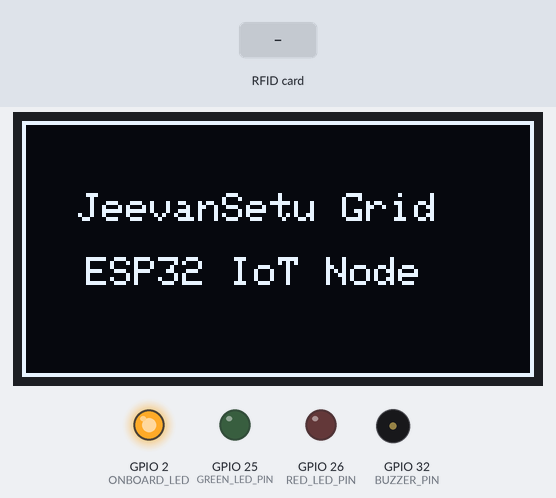
The program below on a simulated ESP32. Parts: 128×64 one-colour display, output pins drawn as LEDs (lit = HIGH), buzzer (waves = sounding). The inputs (shaded band) are chosen by the test bench. What the program prints to the serial monitor is not drawn.

Above: at 1.4 s.
At 3.5 s:
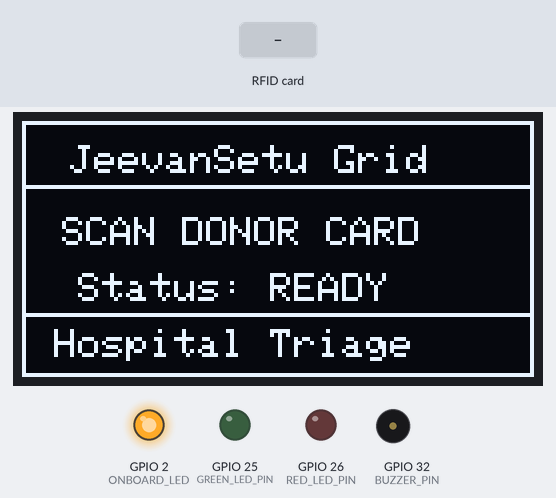
3.6 s: RFID card A4 8B 2F 10 held to the reader
At 5.1 s:
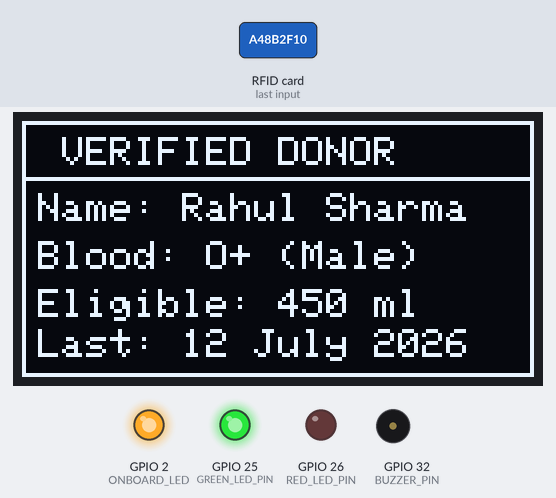
6.1 s: RFID card 5E 7A 19 C4 held to the reader
At 9.1 s:
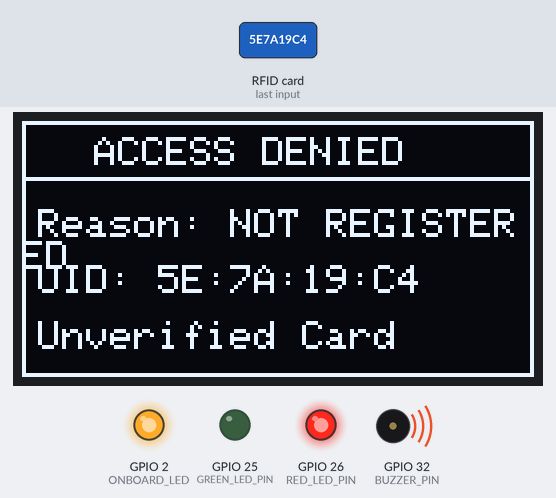
Timing chart, 0 to 14.2 s (numbered marks = the images above; inputs shaded):
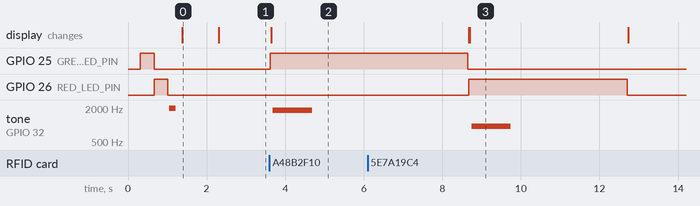

The program:

main.cpp
```cpp
/**
 * ==============================================================================
 * JeevanSetu - IoT Hardware Donor Verification System
 * Platform: ESP32 NodeMCU / DevKit V1
 *
 * Hardware Pin Connections:
 *   1. RC522 SDA/SS  -> GPIO 5
 *   2. RC522 SCK     -> GPIO 18
 *   3. RC522 MOSI    -> GPIO 23
 *   4. RC522 MISO    -> GPIO 19
 *   5. RC522 IRQ     -> NC (Not Connected)
 *   6. RC522 GND     -> GND
 *   7. RC522 RST     -> GPIO 27
 *   8. RC522 3.3V    -> 3.3V
 *   9. OLED VCC      -> 3.3V
 *  10. OLED GND      -> GND
 *  11. OLED SDA      -> GPIO 21
 *  12. OLED SCL      -> GPIO 22
 *  13. Green LED (+) -> GPIO 25 via 220 Ohm
 *  14. Green LED (-) -> GND
 *  15. Red LED (+)   -> GPIO 26 via 220 Ohm
 *  16. Red LED (-)   -> GND
 *  17. Buzzer (+)    -> GPIO 32
 *  18. Buzzer (-)    -> GND
 *  19. Onboard LED   -> GPIO 2 (Blue status indicator)
 * ==============================================================================
 */

#include <Arduino.h>
#include <SPI.h>
#include <Wire.h>
#include <MFRC522.h>
#include <Adafruit_GFX.h>
#include <Adafruit_SSD1306.h>

// --- PIN DEFINITIONS (EXACT SPECIFICATION) ---
#define RC522_SS_PIN   5
#define RC522_RST_PIN  27
#define RC522_SCK_PIN  18
#define RC522_MOSI_PIN 23
#define RC522_MISO_PIN 19

#define OLED_SDA_PIN   21
#define OLED_SCL_PIN   22

#define GREEN_LED_PIN  25  // 220 Ohm to Anode
#define RED_LED_PIN    26  // 220 Ohm to Anode
#define BUZZER_PIN     32  // Buzzer Positive (+)
#define ONBOARD_LED    2   // ESP32 Onboard Blue LED

// --- OLED CONFIGURATION ---
#define SCREEN_WIDTH 128
#define SCREEN_HEIGHT 64
#define OLED_RESET -1

Adafruit_SSD1306 display(SCREEN_WIDTH, SCREEN_HEIGHT, &Wire, OLED_RESET);
MFRC522 mfrc522(RC522_SS_PIN, RC522_RST_PIN);

uint8_t oledI2CAddress = 0x3C;
bool oledReady = false;

// Donor Registry Structure
struct DonorRecord {
  const char* uid;
  const char* name;
  const char* gender; // "Male" or "Female"
  const char* bloodGroup;
  int weightKg;
  const char* lastDonationDate;
  int daysSinceLastDonation;
  bool isAuthorized;
};

// Database of registered donors: ONLY Rahul Sharma is registered, ALL other cards are UNREGISTERED
const DonorRecord REGISTERED_DONORS[] = {
  { "A4:8B:2F:10", "Rahul Sharma",  "Male",   "O+",  68, "12 July 2026",   110, true }
};
const int NUM_REGISTERED_DONORS = sizeof(REGISTERED_DONORS) / sizeof(REGISTERED_DONORS[0]);

// Function Prototypes
void runHardwareSelfTest();
void initOledWithScanner();
void displayIdleScreen();
void displayVerifiedDonor(const DonorRecord& donor, const char* eligibleQty);
void displayAccessDenied(const char* reason, const char* cardUid);
void triggerBuzzerOneSecond(bool isSuccess);
String getCardUidString();

void setup() {
  Serial.begin(115200);
  delay(300);
  Serial.println("\n========================================================");
  Serial.println("  JeevanSetu ESP32 RFID Donor Verification System");
  Serial.println("========================================================");

  // 1. Configure Output Pins
  pinMode(GREEN_LED_PIN, OUTPUT);
  pinMode(RED_LED_PIN, OUTPUT);
  pinMode(BUZZER_PIN, OUTPUT);
  pinMode(ONBOARD_LED, OUTPUT);

  // Turn ON Onboard Blue LED to prove the ESP32 is powered & executing code!
  digitalWrite(ONBOARD_LED, HIGH);

  // 2. Run Hardware Self-Test: flashes LEDs and sounds buzzer
  runHardwareSelfTest();

  // 3. Initialize I2C for SSD1306 OLED (SDA 21, SCL 22 at 100kHz standard mode)
  Wire.begin(OLED_SDA_PIN, OLED_SCL_PIN);
  Wire.setClock(100000); // 100 kHz for high stability on jumper wires
  delay(150);            // Allow OLED internal charge pump to stabilize
  initOledWithScanner();

  // 4. Initialize SPI bus for RC522 (SCK 18, MISO 19, MOSI 23, SS 5)
  SPI.begin(RC522_SCK_PIN, RC522_MISO_PIN, RC522_MOSI_PIN, RC522_SS_PIN);
  mfrc522.PCD_Init();
  delay(50);

  Serial.println("[RC522] RFID reader ready.");
  mfrc522.PCD_DumpVersionToSerial();

  // Ready Screen
  displayIdleScreen();
  Serial.println("[SYSTEM READY] Present RFID card to scan...");
}

void loop() {
  // Check if a new RFID card is presented
  if (!mfrc522.PICC_IsNewCardPresent()) {
    delay(40);
    return;
  }

  if (!mfrc522.PICC_ReadCardSerial()) {
    delay(40);
    return;
  }

  // Read Card UID as hex string formatted with colons
  String cardUid = getCardUidString();
  Serial.print("\n>>> [CARD DETECTED] Scanned UID: ");
  Serial.println(cardUid);

  // Search donor in registry
  const DonorRecord* matchedDonor = nullptr;
  for (int i = 0; i < NUM_REGISTERED_DONORS; i++) {
    if (cardUid.equalsIgnoreCase(REGISTERED_DONORS[i].uid)) {
      matchedDonor = &REGISTERED_DONORS[i];
      break;
    }
  }

  if (matchedDonor == nullptr) {
    // -------------------------------------------------------------
    // CASE 1: UNAUTHORIZED / UNREGISTERED CARD
    // Red LED glows, Buzzer beeps 1 second, OLED displays Access Denied
    // -------------------------------------------------------------
    Serial.println("[DENIED] Card is NOT registered in JeevanSetu database.");

    digitalWrite(RED_LED_PIN, HIGH);
    digitalWrite(GREEN_LED_PIN, LOW);

    displayAccessDenied("NOT REGISTERED", cardUid.c_str());

    // Buzzer beeps for 1 second
    triggerBuzzerOneSecond(false);

    delay(3000);
    digitalWrite(RED_LED_PIN, LOW);
  } else {
    // -------------------------------------------------------------
    // CASE 2: CHECK BIOLOGICAL COOLDOWN ELIGIBILITY
    // Men: Minimum 3 months (90 days)
    // Women: Minimum 4 months (120 days)
    // -------------------------------------------------------------
    bool isFemale = strcmp(matchedDonor->gender, "Female") == 0;
    int requiredDays = isFemale ? 120 : 90;
    bool inCooldown = matchedDonor->daysSinceLastDonation < requiredDays;

    if (inCooldown) {
      int daysRemaining = requiredDays - matchedDonor->daysSinceLastDonation;
      Serial.printf("[COOLDOWN ACTIVE] %s must wait %d more days.\n", matchedDonor->name, daysRemaining);

      digitalWrite(RED_LED_PIN, HIGH);
      digitalWrite(GREEN_LED_PIN, LOW);

      if (oledReady) {
        display.clearDisplay();
        display.setTextSize(1);
        display.setTextColor(SSD1306_WHITE);
        display.drawRect(0, 0, 128, 64, SSD1306_WHITE);
        display.setCursor(8, 4);
        display.println("COOLDOWN ACTIVE");
        display.drawLine(0, 14, 128, 14, SSD1306_WHITE);
        display.setCursor(6, 20);
        display.printf("Name: %s\n", matchedDonor->name);
        display.setCursor(6, 32);
        display.printf("Wait: %d Days Left\n", daysRemaining);
        display.setCursor(6, 44);
        display.printf("Rule: %s (%dd)\n", isFemale ? "Women" : "Men", requiredDays);
        display.display();
      }

      // Buzzer beeps for 1 second
      triggerBuzzerOneSecond(false);

      delay(3000);
      digitalWrite(RED_LED_PIN, LOW);
    } else {
      // -------------------------------------------------------------
      // CASE 3: AUTHORIZED & FULLY ELIGIBLE DONOR
      // Buzzer beeps for 1 second showcasing SUCCESS
      // Green LED glows
      // OLED displays: Name, Blood Group, Eligible Quantity, Last Date
      // -------------------------------------------------------------
      const char* eligibleQty = (matchedDonor->weightKg >= 60) ? "450 ml" : "350 ml";

      Serial.println("[SUCCESS] Donor Verified & Eligible to Donate!");
      Serial.printf("Name: %s | Blood: %s | Eligible: %s | Last: %s\n",
                    matchedDonor->name, matchedDonor->bloodGroup, eligibleQty, matchedDonor->lastDonationDate);

      // Green LED turns ON, Red LED turns OFF
      digitalWrite(GREEN_LED_PIN, HIGH);
      digitalWrite(RED_LED_PIN, LOW);

      // OLED screen displays verified donor details
      displayVerifiedDonor(*matchedDonor, eligibleQty);

      // Buzzer beeps for exactly 1 second
      triggerBuzzerOneSecond(true);

      // Hold verified display for 4 seconds
      delay(4000);
      digitalWrite(GREEN_LED_PIN, LOW);
    }
  }

  // Halt card to allow subsequent scans
  mfrc522.PICC_HaltA();
  mfrc522.PCD_StopCrypto1();

  displayIdleScreen();
}

/**
 * Hardware Self-Test on Boot:
 * Flashes Green LED, Red LED, and sounds Buzzer so user knows everything works.
 */
void runHardwareSelfTest() {
  Serial.println("[SELF-TEST] Testing Green LED, Red LED, and Buzzer...");

  // Green LED test
  digitalWrite(GREEN_LED_PIN, HIGH);
  delay(350);
  digitalWrite(GREEN_LED_PIN, LOW);

  // Red LED test
  digitalWrite(RED_LED_PIN, HIGH);
  delay(350);
  digitalWrite(RED_LED_PIN, LOW);

  // Buzzer short test pulse (150ms)
  for (int i = 0; i < 300; i++) {
    digitalWrite(BUZZER_PIN, HIGH);
    delayMicroseconds(250);
    digitalWrite(BUZZER_PIN, LOW);
    delayMicroseconds(250);
  }

  Serial.println("[SELF-TEST] Complete. All pins validated.");
}

/**
 * Scans I2C bus and initializes SSD1306 OLED at detected address (0x3C or 0x3D)
 */
void initOledWithScanner() {
  Serial.println("[I2C SCAN] Scanning for OLED display on SDA(21), SCL(22)...");
  uint8_t foundAddr = 0;

  for (uint8_t addr = 1; addr < 127; addr++) {
    Wire.beginTransmission(addr);
    if (Wire.endTransmission() == 0) {
      Serial.printf("[I2C SCAN] Device found at 0x%02X\n", addr);
      if (addr == 0x3C || addr == 0x3D) {
        foundAddr = addr;
        break;
      }
    }
  }

  if (foundAddr == 0) {
    foundAddr = 0x3C; // fallback default
    Serial.println("[I2C] No device responded. Defaulting to 0x3C.");
  }

  oledI2CAddress = foundAddr;

  if (display.begin(SSD1306_SWITCHCAPVCC, oledI2CAddress)) {
    oledReady = true;
    display.clearDisplay();
    display.setTextColor(SSD1306_WHITE);
    display.drawRect(0, 0, 128, 64, SSD1306_WHITE);
    display.setTextSize(1);
    display.setCursor(14, 18);
    display.println("JeevanSetu Grid");
    display.setCursor(16, 34);
    display.println("ESP32 IoT Node");
    display.display();
    delay(800);
    Serial.printf("[OLED] Initialized successfully at address 0x%02X\n", oledI2CAddress);
  } else {
    Serial.println("[OLED ERROR] Could not allocate SSD1306 display.");
  }
}

/**
 * 1-Second Buzzer Routine:
 * Generates a clean square wave audio frequency for exactly 1000 ms.
 * Works seamlessly with BOTH active buzzers AND passive buzzers!
 */
void triggerBuzzerOneSecond(bool isSuccess) {
  unsigned long start = millis();
  int halfPeriodUs = isSuccess ? 250 : 500; // 2000Hz (success) or 1000Hz (error)

  while (millis() - start < 1000) {
    digitalWrite(BUZZER_PIN, HIGH);
    delayMicroseconds(halfPeriodUs);
    digitalWrite(BUZZER_PIN, LOW);
    delayMicroseconds(halfPeriodUs);
  }
}

/**
 * Format RFID UID bytes into standard hex string format (e.g. "A4:8B:2F:10")
 */
String getCardUidString() {
  String uid = "";
  for (byte i = 0; i < mfrc522.uid.size; i++) {
    if (mfrc522.uid.uidByte[i] < 0x10) uid += "0";
    uid += String(mfrc522.uid.uidByte[i], HEX);
    if (i < mfrc522.uid.size - 1) uid += ":";
  }
  uid.toUpperCase();
  return uid;
}

/**
 * Display default ready screen on SSD1306 OLED
 */
void displayIdleScreen() {
  if (!oledReady) return;
  display.clearDisplay();
  display.setTextColor(SSD1306_WHITE);
  display.drawRect(0, 0, 128, 64, SSD1306_WHITE);
  display.setTextSize(1);
  display.setCursor(12, 6);
  display.println("JeevanSetu Grid");
  display.drawLine(0, 16, 128, 16, SSD1306_WHITE);
  display.setCursor(10, 24);
  display.println("SCAN DONOR CARD");
  display.setCursor(14, 38);
  display.println("Status: READY");
  display.drawLine(0, 48, 128, 48, SSD1306_WHITE);
  display.setCursor(8, 52);
  display.println("Hospital Triage");
  display.display();
}

/**
 * Display verified donor record on SSD1306 OLED
 */
void displayVerifiedDonor(const DonorRecord& donor, const char* eligibleQty) {
  if (!oledReady) return;
  display.clearDisplay();
  display.setTextColor(SSD1306_WHITE);
  display.drawRect(0, 0, 128, 64, SSD1306_WHITE);
  display.setTextSize(1);
  display.setCursor(10, 4);
  display.println("VERIFIED DONOR");
  display.drawLine(0, 14, 128, 14, SSD1306_WHITE);
  display.setCursor(4, 18);
  display.printf("Name: %s\n", donor.name);
  display.setCursor(4, 30);
  display.printf("Blood: %s (%s)\n", donor.bloodGroup, donor.gender);
  display.setCursor(4, 42);
  display.printf("Eligible: %s\n", eligibleQty);
  display.setCursor(4, 52);
  display.printf("Last: %s\n", donor.lastDonationDate);
  display.display();
}

/**
 * Display access denied screen on SSD1306 OLED
 */
void displayAccessDenied(const char* reason, const char* cardUid) {
  if (!oledReady) return;
  display.clearDisplay();
  display.setTextColor(SSD1306_WHITE);
  display.drawRect(0, 0, 128, 64, SSD1306_WHITE);
  display.setTextSize(1);
  display.setCursor(18, 4);
  display.println("ACCESS DENIED");
  display.drawLine(0, 14, 128, 14, SSD1306_WHITE);
  display.setCursor(4, 22);
  display.printf("Reason: %s\n", reason);
  display.setCursor(4, 36);
  display.printf("UID: %s\n", cardUid);
  display.setCursor(4, 50);
  display.println("Unverified Card");
  display.display();
}
```

Measured:
- after the input at 3.6 s, GPIO 25 (GREEN_LED_PIN): LOW → HIGH at once; tone on GPIO 32 (BUZZER_PIN): silent → 1826 Hz after 0.09 s, → silent 1.0 s later; the display: changes at once (image 2)
- after the input at 6.1 s, GPIO 26 (RED_LED_PIN): LOW → HIGH after 2.6 s, → LOW 4.0 s later; tone on GPIO 32 (BUZZER_PIN): silent → 954 Hz after 2.6 s, → silent 1.0 s later; the display: first differs from a run without the input after 2.6 s (image 3)
- what the display in image 0 shows lasts 0.9 s, from 1.4 s to 2.3 s
